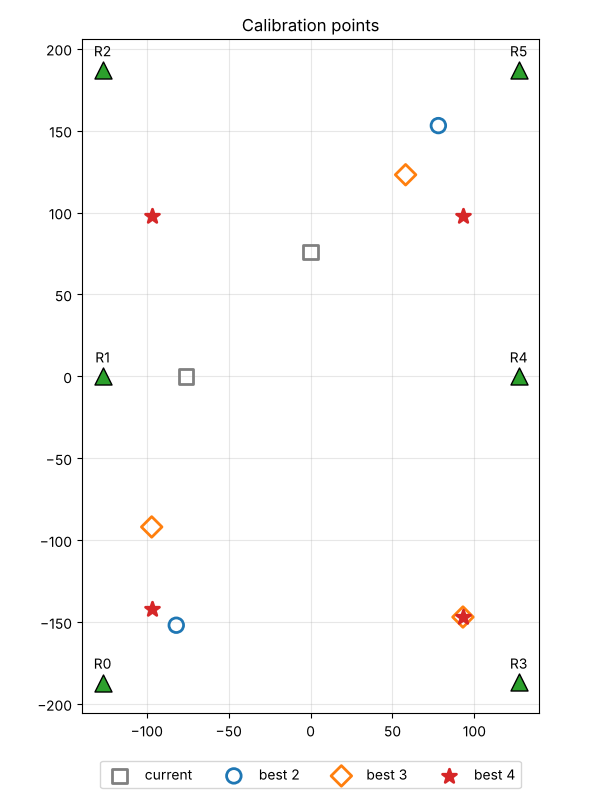

Python code for this plot:
"""
Calibration-point search — finds the set of 2, 3 or 4 calibration points that
gives the most accurate per-receiver slope and intercept.

    python3 cal_points.py [--max-points 4] [--margin 30] [--noise 1] [--trials 200] [--apply]

Why the choice matters
----------------------
Calibration fits ``distance = slope * tick + intercept`` for each receiver from
one modal tick per calibration point.  Each modal tick is off by a little
(tick rounding plus noise).  With points at distances ``d_j`` from a receiver,
the least-squares fit's error is

    slope error     ∝ 1 / sqrt(Sxx)                     Sxx = Σ (d_j - d̄)²
    intercept error ∝ sqrt(1/n + d̄² / Sxx)
    distance error at D ∝ sqrt(1/n + (D - d̄)² / Sxx)

so a receiver wants its calibration points at very different distances from
it (large Sxx), centred near the distances it will actually measure.  Six
receivers pull in different directions, so the search scores a point set by
the RMS distance error it would cause over the whole arena, for all receivers:

    score = sqrt(mean over receivers and arena positions of 1/n + (D - d̄)² / Sxx)

i.e. the calibration-induced distance error per unit of per-reading error.
That single number combines slope and intercept error in the units that
matter (cm of distance).  Lower is better.  It depends only on geometry, so
the ranking holds for any noise level.

Search
------
Candidates are a grid over the receivers' bounding box, shrunk by ``margin``
cm on every side, keeping only points within the HC-SR04's 400 cm of every
receiver (otherwise a receiver can't be calibrated there).  The margin keeps
points away from the receiver walls: the sensor model ignores the HC-SR04's
narrow beam, and a point level with a wall of receivers is far off their axis.  2 points: every pair.  3 and 4 points: greedy from the best
smaller set, then exchange passes (swap one point for any candidate while that
improves the score), then a fine-grid refinement.

Check
-----
The best sets are then calibrated many times on the simulated sensors, with
the same "collect until the modal tick is seen ``calibration_reads`` times"
procedure as the calibration library, fitted by least squares (identical to
the library's formula for 2 points), and compared with the sensors' true
response.  The best 2-point set is also run through the real calibration
library as a cross-check.

``--apply`` writes the best 2-point set into config.toml (``cal_point_1``,
``cal_point_2`` and each receiver's ``cal_distances``), because the
calibration library supports exactly two points.
"""

from __future__ import annotations

import argparse
import os
import shutil
import tempfile
from itertools import combinations

import numpy as np

from sensor_model import Faults
from simulation import Simulation
from solvers import DEFAULT_CONFIG, DEFAULT_SENSORS
from ultragps_calibration import calibration as cal_lib
from ultragps_position import load_config

MAX_RANGE_CM = 400.0


# ─── Geometry ────────────────────────────────────────────────────────────────

def grid(coords: np.ndarray, step: float) -> np.ndarray:
    """Points on a ``step`` grid over the receivers' bounding box."""
    (x0, y0), (x1, y1) = coords.min(axis=0), coords.max(axis=0)
    xs = np.arange(x0, x1 + 1e-9, step)
    ys = np.arange(y0, y1 + 1e-9, step)
    return np.array([(x, y) for x in xs for y in ys])


def candidates(coords: np.ndarray, step: float, margin: float = 0.0) -> np.ndarray:
    pts = grid(coords, step)
    (x0, y0), (x1, y1) = coords.min(axis=0) + margin, coords.max(axis=0) - margin
    pts = pts[(pts[:, 0] >= x0) & (pts[:, 0] <= x1) & (pts[:, 1] >= y0) & (pts[:, 1] <= y1)]
    far = np.linalg.norm(pts[:, None, :] - coords[None, :, :], axis=2).max(axis=1)
    return pts[far <= MAX_RANGE_CM]


def score(dists: np.ndarray, eval_d: np.ndarray) -> np.ndarray:
    """Score point sets.

    dists:  (..., n, R) distance from each of n calibration points to each receiver
    eval_d: (E, R) distance from each arena position to each receiver
    Returns (...) RMS of sqrt(1/n + (D - d̄)²/Sxx) over arena positions and receivers.
    """
    n    = dists.shape[-2]
    dbar = dists.mean(axis=-2)                                   # (..., R)
    sxx  = ((dists - dbar[..., None, :]) ** 2).sum(axis=-2)      # (..., R)
    with np.errstate(divide="ignore"):
        inv = np.where(sxx > 1e-9, 1.0 / sxx, np.inf)
    # mean over E of (D - d̄)² = var(D) + (mean(D) - d̄)²
    m, v = eval_d.mean(axis=0), eval_d.var(axis=0)               # (R,)
    per_rx = 1.0 / n + (v + (m - dbar) ** 2) * inv               # (..., R)
    return np.sqrt(per_rx.mean(axis=-1))


def receiver_errors(points: np.ndarray, coords: np.ndarray) -> list[tuple[float, float]]:
    """Per receiver: (relative slope error, intercept error), per unit of
    per-reading distance error."""
    d    = np.linalg.norm(points[:, None, :] - coords[None, :, :], axis=2)
    dbar = d.mean(axis=0)
    sxx  = ((d - dbar) ** 2).sum(axis=0)
    return [(1 / np.sqrt(s), np.sqrt(1 / len(points) + db ** 2 / s)) for s, db in zip(sxx, dbar)]


def search(coords: np.ndarray, max_points: int, margin: float = 30.0,
           step: float = 20.0, fine: float = 5.0) -> dict[int, np.ndarray]:
    """Best point set for each size 2..max_points."""
    cand   = candidates(coords, step, margin)
    eval_d = np.linalg.norm(grid(coords, 20.0)[:, None, :] - coords[None, :, :], axis=2)
    cd     = np.linalg.norm(cand[:, None, :] - coords[None, :, :], axis=2)    # (M, R)

    # 2 points: every pair
    pairs = np.array(list(combinations(range(len(cand)), 2)))
    s     = np.concatenate([score(cd[pairs[i:i + 20000]], eval_d)
                            for i in range(0, len(pairs), 20000)])
    best  = {2: list(pairs[int(np.argmin(s))])}

    def exchange(idx: list[int], pool: np.ndarray, pool_d: np.ndarray) -> list[int]:
        idx = list(idx)
        cur = score(pool_d[idx], eval_d)
        improved = True
        while improved:
            improved = False
            for slot in range(len(idx)):
                trial = np.repeat(np.array(idx)[None, :], len(pool), axis=0)
                trial[:, slot] = np.arange(len(pool))
                sc = score(pool_d[trial], eval_d)
                j  = int(np.argmin(sc))
                if sc[j] < cur - 1e-12:
                    idx[slot], cur, improved = j, sc[j], True
        return idx

    for n in range(3, max_points + 1):
        base  = best[n - 1]
        trial = np.array([base + [j] for j in range(len(cand))])
        start = base + [int(np.argmin(score(cd[trial], eval_d)))]
        best[n] = exchange(start, cand, cd)
    best[2] = exchange(best[2], cand, cd)

    # Fine refinement: let each point move on a finer grid
    fcand = candidates(coords, fine, margin)
    fd    = np.linalg.norm(fcand[:, None, :] - coords[None, :, :], axis=2)
    out   = {}
    for n, idx in best.items():
        pts  = cand[idx]
        near = [int(np.argmin(np.linalg.norm(fcand - p, axis=1))) for p in pts]
        out[n] = fcand[exchange(near, fcand, fd)]
    return out


def arena_score(points, coords) -> float:
    eval_d = np.linalg.norm(grid(coords, 20.0)[:, None, :] - coords[None, :, :], axis=2)
    d      = np.linalg.norm(np.asarray(points)[:, None, :] - coords[None, :, :], axis=2)
    return float(score(d, eval_d))


# ─── Simulated check ─────────────────────────────────────────────────────────

def simulate(points, sim: Simulation, min_reads: int, trials: int) -> dict:
    """Calibrate ``trials`` times at ``points`` on the simulated sensors.
    Returns RMS slope error (%), intercept error (cm) and resulting distance
    error over the arena (cm), across receivers and trials."""
    pts    = np.asarray(points, dtype=float)
    a, b   = sim.sensor.slopes, sim.sensor.intercepts
    R      = len(a)
    known  = np.linalg.norm(pts[:, None, :] - sim.coords[None, :, :], axis=2)   # (n, R)
    eval_d = np.linalg.norm(grid(sim.coords, 20.0)[:, None, :] - sim.coords[None, :, :], axis=2)
    se, ie, de = [], [], []
    for _ in range(trials):
        modal = np.zeros((len(pts), R))
        for j, p in enumerate(pts):
            hist = [dict() for _ in range(R)]
            while min(max(h.values(), default=0) for h in hist) < min_reads:
                ticks, _ = sim.sensor.measure(p, sim.enabled, sim.faults)
                for i, t in enumerate(ticks):
                    hist[i][t] = hist[i].get(t, 0) + 1
            modal[j] = [max(h, key=h.__getitem__) for h in hist]
        for i in range(R):
            if np.ptp(modal[:, i]) == 0:
                continue
            ah, bh = np.polyfit(modal[:, i], known[:, i], 1)
            se.append((ah - a[i]) / a[i] * 100)
            ie.append(bh - b[i])
            t = (eval_d[:, i] - b[i]) / a[i]
            de.extend(ah * t + bh - eval_d[:, i])
    rms = lambda x: float(np.sqrt(np.mean(np.square(x))))
    return {"slope_pct": rms(se), "intercept_cm": rms(ie), "distance_cm": rms(de)}


def with_points(config_path: str, points, out_path: str) -> None:
    """Write a copy of config.toml with a 2-point calibration set."""
    cfg = load_config(config_path)
    p1, p2 = (list(map(float, p)) for p in points)
    cfg["cal_point_1"], cfg["cal_point_2"] = p1, p2
    for r in cfg["receivers"]:
        pos = np.array(r["position"], dtype=float)
        r["cal_distances"] = [float(np.linalg.norm(pos - p1)), float(np.linalg.norm(pos - p2))]
    cal_lib._write_config(out_path, cfg)


def library_check(points, config_path: str, noise: float, seed: int) -> dict:
    """Run the real calibration library once at a 2-point set; return errors."""
    from calibration import Calibrator
    tmp = os.path.join(tempfile.mkdtemp(), "config.toml")
    with_points(config_path, points, tmp)
    sim = Simulation(tmp, seed=seed)
    sim.faults = Faults(noise_cm=noise)
    off = Calibrator(sim, tmp).run()
    a, b = sim.sensor.slopes, sim.sensor.intercepts
    return {i: ((o["slope"] - a[i]) / a[i] * 100, o["intercept"] - b[i]) for i, o in off.items()}


# ─── CLI ─────────────────────────────────────────────────────────────────────

def main() -> None:
    p = argparse.ArgumentParser(description="Find calibration points that minimise calibration error.")
    p.add_argument("--config", default=DEFAULT_CONFIG)
    p.add_argument("--sensors", default=DEFAULT_SENSORS)
    p.add_argument("--max-points", type=int, default=4, choices=(2, 3, 4))
    p.add_argument("--margin", type=float, default=30.0,
                   help="keep points this far (cm) inside the receivers' box (default 30)")
    p.add_argument("--noise", type=float, default=1.0, help="range noise σ (cm) for the check")
    p.add_argument("--trials", type=int, default=200, help="simulated calibrations per set")
    p.add_argument("--seed", type=int, default=0)
    p.add_argument("--apply", action="store_true",
                   help="write the best 2-point set into --config")
    p.add_argument("--plot", default="cal_points.png", help="save a plot here ('' to skip)")
    args = p.parse_args()

    sim = Simulation(args.config, args.sensors, seed=args.seed)
    sim.faults = Faults(noise_cm=args.noise)
    cfg = load_config(args.config)
    min_reads = int(cfg.get("calibration_reads", 5))
    sets = {"current": np.array([cfg["cal_point_1"], cfg["cal_point_2"]], dtype=float)}
    for n, pts in search(sim.coords, args.max_points, args.margin).items():
        sets[f"best {n}"] = pts

    print(f"Simulated check: noise σ = {args.noise} cm, {args.trials} calibrations per set, "
          f"modal tick from {min_reads} reads\n")
    print(f"{'set':<9} {'score':>6} {'slope err':>10} {'intcpt err':>11} {'dist err':>9}   points (cm)")
    for name, pts in sets.items():
        r = simulate(pts, sim, min_reads, args.trials)
        where = "  ".join(f"({x:.0f}, {y:.0f})" for x, y in pts)
        print(f"{name:<9} {arena_score(pts, sim.coords):6.3f} {r['slope_pct']:9.2f}% "
              f"{r['intercept_cm']:9.2f}cm {r['distance_cm']:7.2f}cm   {where}")

    print("\nPer receiver, relative to the current set (slope err ×, intercept err ×):")
    cur = receiver_errors(sets["current"], sim.coords)
    for name, pts in sets.items():
        if name == "current":
            continue
        e = receiver_errors(pts, sim.coords)
        print(f"  {name}: " + "  ".join(f"R{i} {s / cs:.2f}/{c / cc:.2f}"
                                        for i, ((s, c), (cs, cc)) in enumerate(zip(e, cur))))

    lib = library_check(sets["best 2"], args.config, args.noise, args.seed)
    print("\nBest 2-point set through the real calibration library (one run): "
          + "  ".join(f"R{i} {s:+.1f}%/{c:+.1f}cm" for i, (s, c) in lib.items()))

    if args.apply:
        with_points(args.config, sets["best 2"], args.config)
        print(f"\nWrote the best 2-point set to {args.config}")

    if args.plot:
        import matplotlib
        matplotlib.use("Agg")
        import matplotlib.pyplot as plt
        fig, ax = plt.subplots(figsize=(6, 8))
        c = sim.coords
        ax.scatter(c[:, 0], c[:, 1], marker="^", s=150, c="tab:green", edgecolors="k", zorder=3)
        for i, (x, y) in enumerate(c):
            ax.annotate(f"R{i}", (x, y), xytext=(0, 10), textcoords="offset points", ha="center")
        style = {"current": ("s", "gray"), "best 2": ("o", "tab:blue"),
                 "best 3": ("D", "tab:orange"), "best 4": ("*", "tab:red")}
        for name, pts in sets.items():
            m, col = style[name]
            ax.scatter(pts[:, 0], pts[:, 1], marker=m, s=110, facecolors="none" if m != "*" else col,
                       edgecolors=col, linewidths=2, label=name, zorder=4)
        ax.set_aspect("equal")
        ax.grid(alpha=0.3)
        ax.legend(loc="upper center", bbox_to_anchor=(0.5, -0.06), ncol=4)
        ax.set_title("Calibration points")
        fig.tight_layout()
        fig.savefig(args.plot, dpi=100)
        print(f"Plot saved to {args.plot}")


if __name__ == "__main__":
    main()
